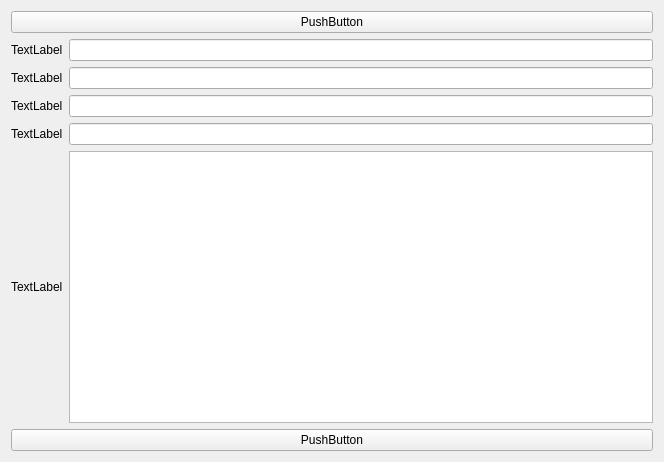
<?xml version="1.0" encoding="UTF-8"?>
<ui version="4.0">
 <class>Widget</class>
 <widget class="QWidget" name="Widget">
  <property name="geometry">
   <rect>
    <x>0</x>
    <y>0</y>
    <width>664</width>
    <height>462</height>
   </rect>
  </property>
  <property name="windowTitle">
   <string>Widget</string>
  </property>
  <layout class="QVBoxLayout" name="verticalLayout_3">
   <item>
    <widget class="QPushButton" name="pushButton_2">
     <property name="text">
      <string>PushButton</string>
     </property>
    </widget>
   </item>
   <item>
    <layout class="QVBoxLayout" name="verticalLayout_2">
     <item>
      <layout class="QVBoxLayout" name="verticalLayout">
       <item>
        <layout class="QHBoxLayout" name="horizontalLayout">
         <item>
          <widget class="QLabel" name="label">
           <property name="text">
            <string>TextLabel</string>
           </property>
          </widget>
         </item>
         <item>
          <widget class="QLineEdit" name="lineEdit"/>
         </item>
        </layout>
       </item>
       <item>
        <layout class="QHBoxLayout" name="horizontalLayout_2">
         <item>
          <widget class="QLabel" name="label_2">
           <property name="text">
            <string>TextLabel</string>
           </property>
          </widget>
         </item>
         <item>
          <widget class="QLineEdit" name="lineEdit_2"/>
         </item>
        </layout>
       </item>
       <item>
        <layout class="QHBoxLayout" name="horizontalLayout_3">
         <item>
          <widget class="QLabel" name="label_3">
           <property name="text">
            <string>TextLabel</string>
           </property>
          </widget>
         </item>
         <item>
          <widget class="QLineEdit" name="lineEdit_3"/>
         </item>
        </layout>
       </item>
       <item>
        <layout class="QHBoxLayout" name="horizontalLayout_4">
         <item>
          <widget class="QLabel" name="label_5">
           <property name="text">
            <string>TextLabel</string>
           </property>
          </widget>
         </item>
         <item>
          <widget class="QLineEdit" name="lineEdit_4"/>
         </item>
        </layout>
       </item>
      </layout>
     </item>
     <item>
      <layout class="QHBoxLayout" name="horizontalLayout_5">
       <item>
        <widget class="QLabel" name="label_4">
         <property name="text">
          <string>TextLabel</string>
         </property>
        </widget>
       </item>
       <item>
        <widget class="QTextEdit" name="textEdit"/>
       </item>
      </layout>
     </item>
    </layout>
   </item>
   <item>
    <widget class="QPushButton" name="pushButton">
     <property name="text">
      <string>PushButton</string>
     </property>
    </widget>
   </item>
  </layout>
 </widget>
 <resources/>
 <connections/>
</ui>
